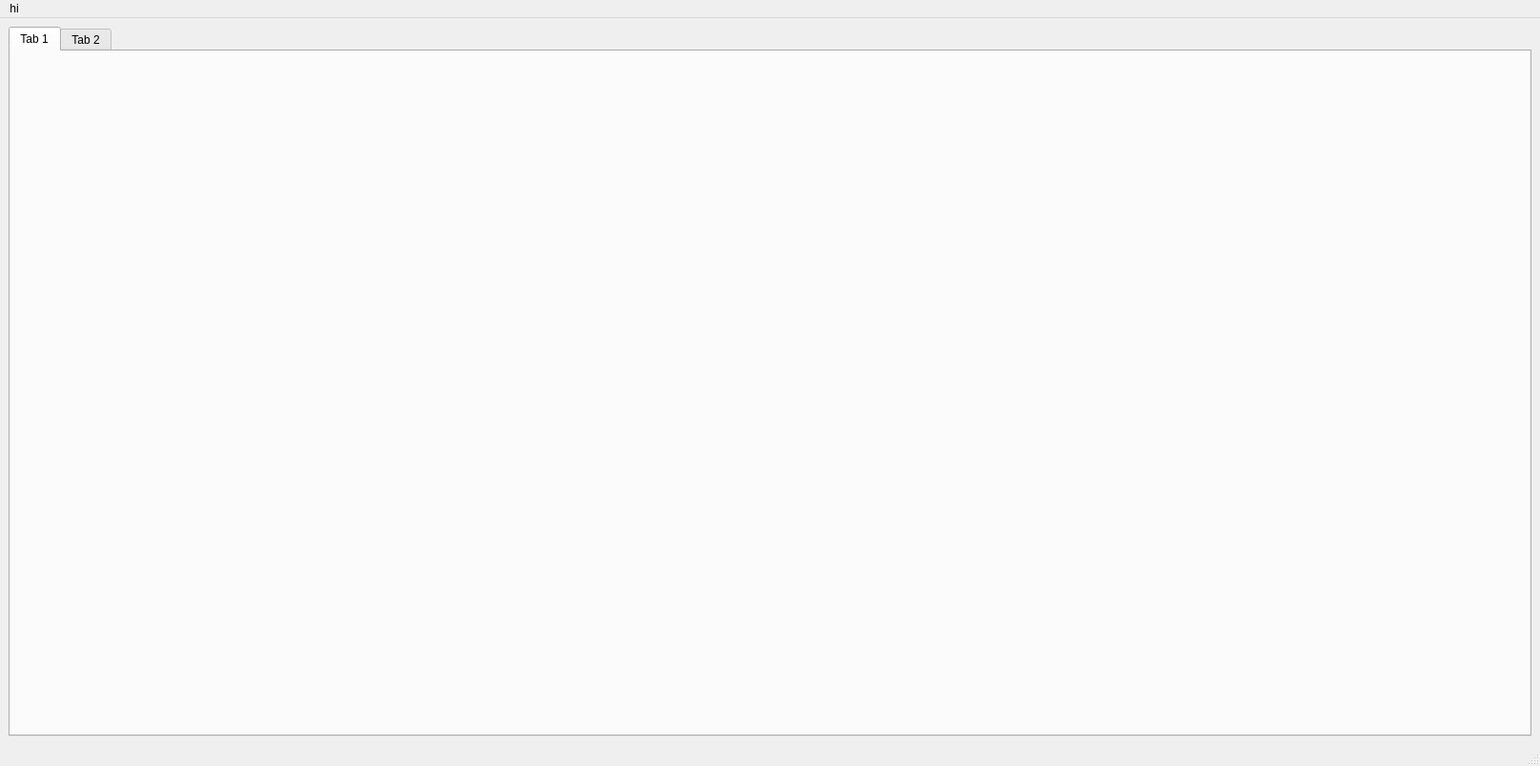
<?xml version="1.0" encoding="UTF-8"?>
<ui version="4.0">
 <class>mainWindow</class>
 <widget class="QMainWindow" name="mainWindow">
  <property name="geometry">
   <rect>
    <x>0</x>
    <y>0</y>
    <width>1617</width>
    <height>804</height>
   </rect>
  </property>
  <property name="windowTitle">
   <string>MainWindow</string>
  </property>
  <widget class="QWidget" name="centralwidget">
   <layout class="QGridLayout" name="gridLayout_2">
    <item row="0" column="0">
     <widget class="QTabWidget" name="tabWidget">
      <property name="currentIndex">
       <number>0</number>
      </property>
      <widget class="QWidget" name="tab_1">
       <attribute name="title">
        <string>Tab 1</string>
       </attribute>
       <layout class="QGridLayout" name="gridLayout_5">
        <item row="0" column="0">
         <layout class="QGridLayout" name="gridLayout_1"/>
        </item>
       </layout>
      </widget>
      <widget class="QWidget" name="tab_2">
       <attribute name="title">
        <string>Tab 2</string>
       </attribute>
       <layout class="QGridLayout" name="gridLayout_4">
        <item row="0" column="0">
         <layout class="QGridLayout" name="gridLayout_3"/>
        </item>
       </layout>
      </widget>
     </widget>
    </item>
   </layout>
  </widget>
  <widget class="QMenuBar" name="menubar">
   <property name="geometry">
    <rect>
     <x>0</x>
     <y>0</y>
     <width>1617</width>
     <height>33</height>
    </rect>
   </property>
   <widget class="QMenu" name="menuhi">
    <property name="title">
     <string>hi</string>
    </property>
    <addaction name="actionthere"/>
   </widget>
   <addaction name="menuhi"/>
  </widget>
  <widget class="QStatusBar" name="statusbar"/>
  <action name="actionthere">
   <property name="text">
    <string>there</string>
   </property>
  </action>
 </widget>
 <resources/>
 <connections/>
</ui>
